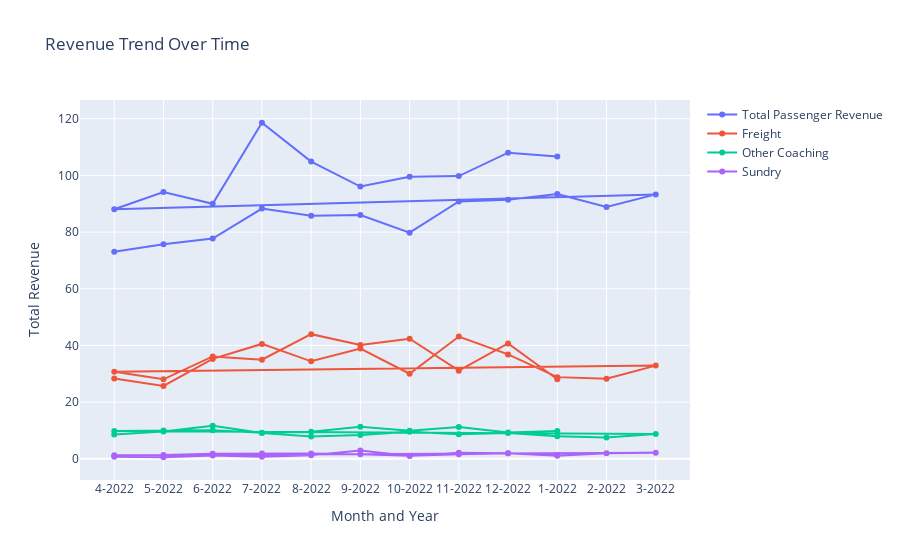

Source (notebook cell):
### Code cell
import plotly.graph_objects as go
import datetime
import pandas as pd

def plot_trend_line(earnings_df):
    # Group by month and sum the revenue columns for all available data
    grouped_data = earnings_df.groupby('earning_month').sum()
    
    # List of months
    months = ['Apr', 'May', 'Jun', 'Jul', 'Aug', 'Sep', 'Oct', 'Nov', 'Dec', 'Jan', 'Feb', 'Mar']
    
    # Extracting required columns
    total_pass = grouped_data['total_pass']
    freight = grouped_data['freight']
    other_coaching = grouped_data['other_coaching']
    sundry = grouped_data['sundry']
    
    # Concatenate month and year for x-axis labels
    years = sorted(earnings_df['earning_month'].dt.year.unique())
    print(years)
    x_labels = [f"{month}-{year}" for year in years for month in earnings_df['earning_month'].month]
    
    # Create trend line chart
    fig = go.Figure()
    fig.add_trace(go.Scatter(
        x=x_labels,
        y=total_pass,
        mode='lines+markers',
        name='Total Passenger Revenue'
    ))
    fig.add_trace(go.Scatter(
        x=x_labels,
        y=freight,
        mode='lines+markers',
        name='Freight'
    ))
    fig.add_trace(go.Scatter(
        x=x_labels,
        y=other_coaching,
        mode='lines+markers',
        name='Other Coaching'
    ))
    fig.add_trace(go.Scatter(
        x=x_labels,
        y=sundry,
        mode='lines+markers',
        name='Sundry'
    ))
    
    # Update figure layout
    fig.update_layout(
        title='Revenue Trend Over Time',
        xaxis_title='Month and Year',
        yaxis_title='Total Revenue'
    )

    return fig

# Example usage: Assuming earnings_df is your DataFrame containing the necessary data
fig_trend = plot_trend_line(earnings_df)
fig_trend.show()

### Figure 1 — Plotly figure (JSON) as saved in the notebook; plotly's stock layout.template omitted (floating-point values rounded to 4 significant figures)
{"data": [{"mode": "lines+markers", "name": "Total Passenger Revenue", "type": "scatter", "x": ["4-2022", "5-2022", "6-2022", "7-2022", "8-2022", "9-2022", "10-2022", "11-2022", "12-2022", "1-2022", "2-2022", "3-2022", "4-2022", "5-2022", "6-2022", "7-2022", "8-2022", "9-2022", "10-2022", "11-2022", "12-2022", "1-2022", "4-2023", "5-2023", "6-2023", "7-2023", "8-2023", "9-2023", "10-2023", "11-2023", "12-2023", "1-2023", "2-2023", "3-2023", "4-2023", "5-2023", "6-2023", "7-2023", "8-2023", "9-2023", "10-2023", "11-2023", "12-2023", "1-2023", "4-2024", "5-2024", "6-2024", "7-2024", "8-2024", "9-2024", "10-2024", "11-2024", "12-2024", "1-2024", "2-2024", "3-2024", "4-2024", "5-2024", "6-2024", "7-2024", "8-2024", "9-2024", "10-2024", "11-2024", "12-2024", "1-2024"], "y": [73.05, 75.74, 77.74, 88.3, 85.73, 86.01, 79.79, 90.8, 91.42, 93.45, 88.86, 93.3, 88.08, 94.12, 89.98, 118.6, 104.9, 96.08, 99.53, 99.76, 108.0, 106.7]}, {"mode": "lines+markers", "name": "Freight", "type": "scatter", "x": ["4-2022", "5-2022", "6-2022", "7-2022", "8-2022", "9-2022", "10-2022", "11-2022", "12-2022", "1-2022", "2-2022", "3-2022", "4-2022", "5-2022", "6-2022", "7-2022", "8-2022", "9-2022", "10-2022", "11-2022", "12-2022", "1-2022", "4-2023", "5-2023", "6-2023", "7-2023", "8-2023", "9-2023", "10-2023", "11-2023", "12-2023", "1-2023", "2-2023", "3-2023", "4-2023", "5-2023", "6-2023", "7-2023", "8-2023", "9-2023", "10-2023", "11-2023", "12-2023", "1-2023", "4-2024", "5-2024", "6-2024", "7-2024", "8-2024", "9-2024", "10-2024", "11-2024", "12-2024", "1-2024", "2-2024", "3-2024", "4-2024", "5-2024", "6-2024", "7-2024", "8-2024", "9-2024", "10-2024", "11-2024", "12-2024", "1-2024"], "y": [28.34, 25.69, 35.26, 40.54, 34.4, 38.91, 30.02, 43.15, 36.83, 28.82, 28.25, 32.89, 30.74, 28.04, 36.14, 34.99, 43.98, 40.17, 42.38, 31.11, 40.69, 28.05]}, {"mode": "lines+markers", "name": "Other Coaching", "type": "scatter", "x": ["4-2022", "5-2022", "6-2022", "7-2022", "8-2022", "9-2022", "10-2022", "11-2022", "12-2022", "1-2022", "2-2022", "3-2022", "4-2022", "5-2022", "6-2022", "7-2022", "8-2022", "9-2022", "10-2022", "11-2022", "12-2022", "1-2022", "4-2023", "5-2023", "6-2023", "7-2023", "8-2023", "9-2023", "10-2023", "11-2023", "12-2023", "1-2023", "2-2023", "3-2023", "4-2023", "5-2023", "6-2023", "7-2023", "8-2023", "9-2023", "10-2023", "11-2023", "12-2023", "1-2023", "4-2024", "5-2024", "6-2024", "7-2024", "8-2024", "9-2024", "10-2024", "11-2024", "12-2024", "1-2024", "2-2024", "3-2024", "4-2024", "5-2024", "6-2024", "7-2024", "8-2024", "9-2024", "10-2024", "11-2024", "12-2024", "1-2024"], "y": [8.58, 9.63, 11.64, 9.07, 7.83, 8.36, 9.57, 8.64, 9.08, 7.98, 7.55, 8.76, 9.81, 9.95, 10.1, 9.23, 9.54, 11.35, 9.88, 11.23, 9.3, 9.77]}, {"mode": "lines+markers", "name": "Sundry", "type": "scatter", "x": ["4-2022", "5-2022", "6-2022", "7-2022", "8-2022", "9-2022", "10-2022", "11-2022", "12-2022", "1-2022", "2-2022", "3-2022", "4-2022", "5-2022", "6-2022", "7-2022", "8-2022", "9-2022", "10-2022", "11-2022", "12-2022", "1-2022", "4-2023", "5-2023", "6-2023", "7-2023", "8-2023", "9-2023", "10-2023", "11-2023", "12-2023", "1-2023", "2-2023", "3-2023", "4-2023", "5-2023", "6-2023", "7-2023", "8-2023", "9-2023", "10-2023", "11-2023", "12-2023", "1-2023", "4-2024", "5-2024", "6-2024", "7-2024", "8-2024", "9-2024", "10-2024", "11-2024", "12-2024", "1-2024", "2-2024", "3-2024", "4-2024", "5-2024", "6-2024", "7-2024", "8-2024", "9-2024", "10-2024", "11-2024", "12-2024", "1-2024"], "y": [0.76, 0.55, 1.14, 0.71, 1.27, 2.95, 0.99, 2.13, 1.95, 1.1, 1.99, 2.14, 1.23, 1.31, 1.78, 1.86, 1.86, 1.58, 1.07, 1.65, 1.99, 1.33]}], "layout": {"title": {"text": "Revenue Trend Over Time"}, "xaxis": {"title": {"text": "Month and Year"}}, "yaxis": {"title": {"text": "Total Revenue"}}}}
